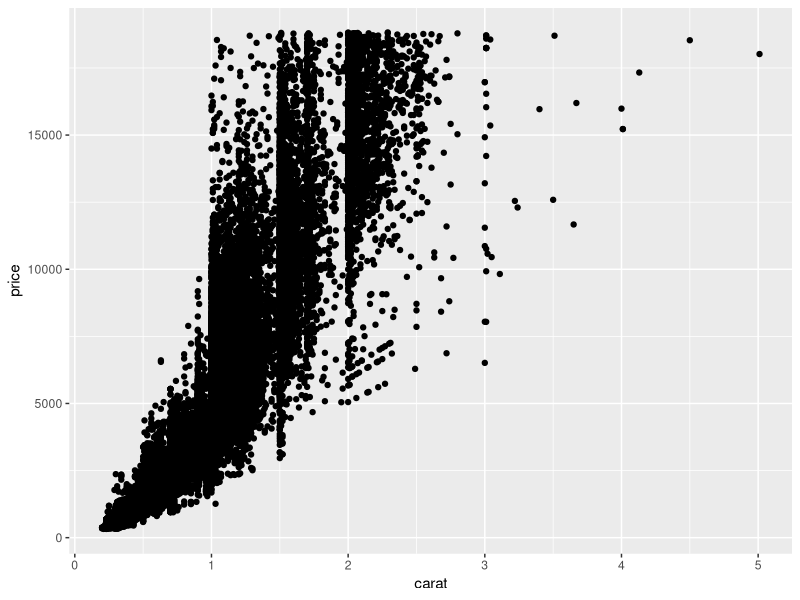
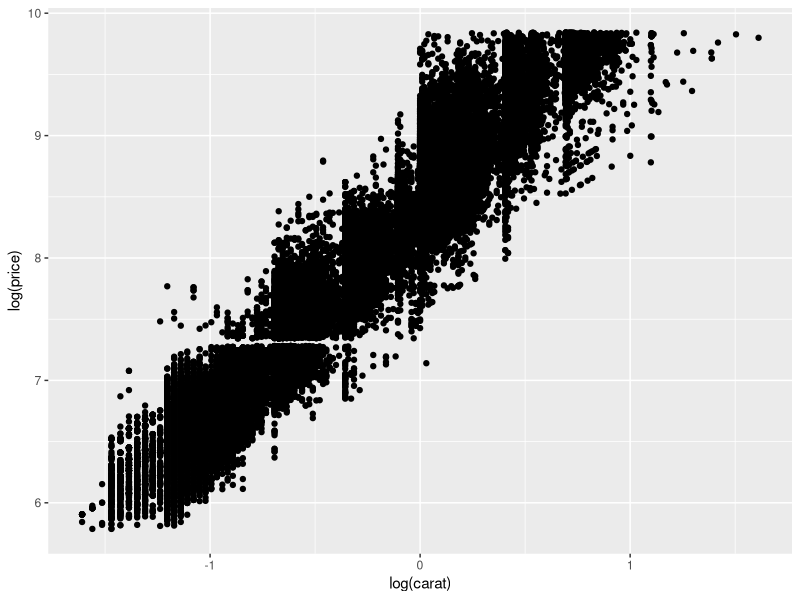
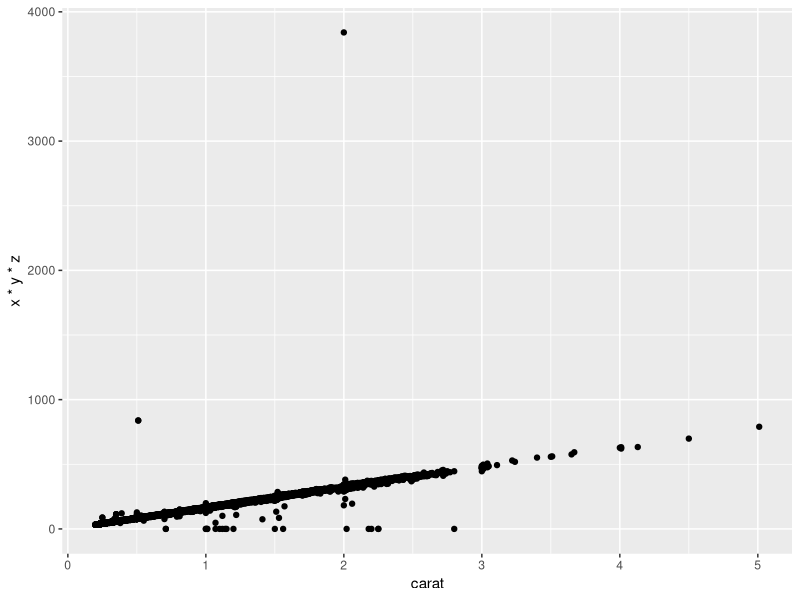
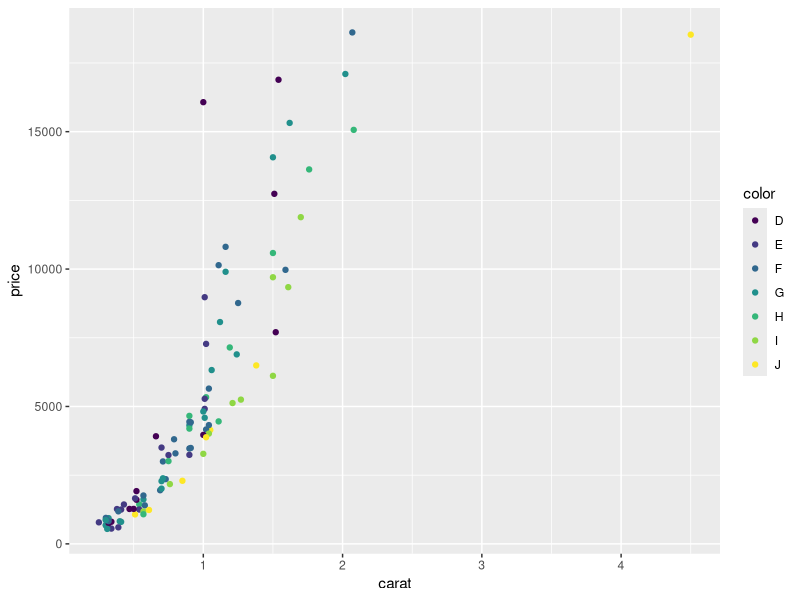
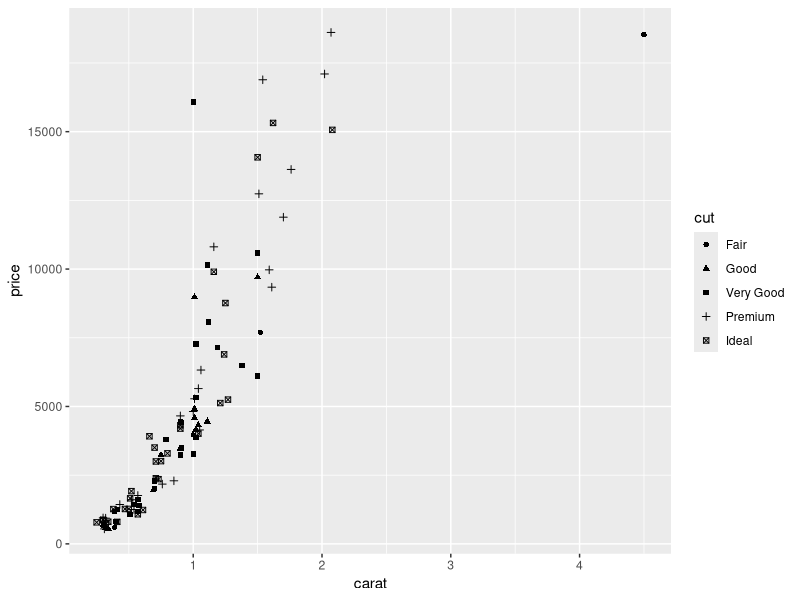
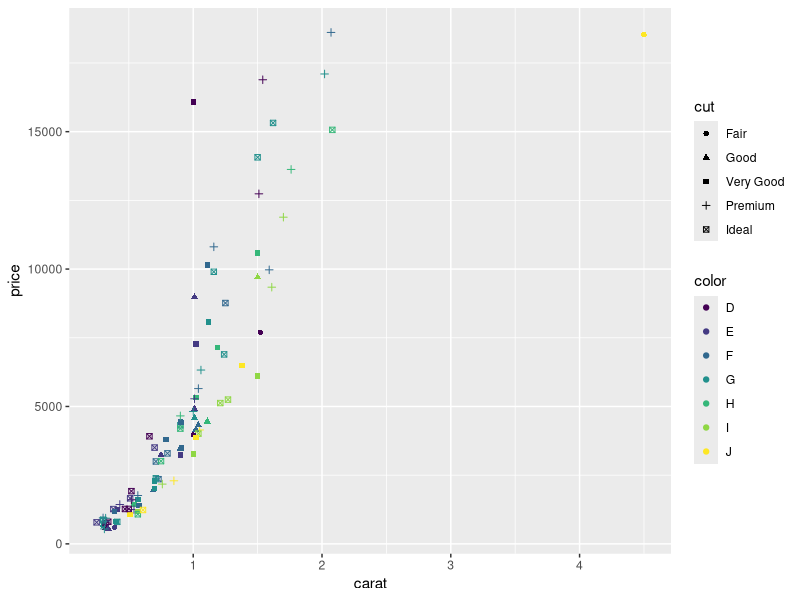
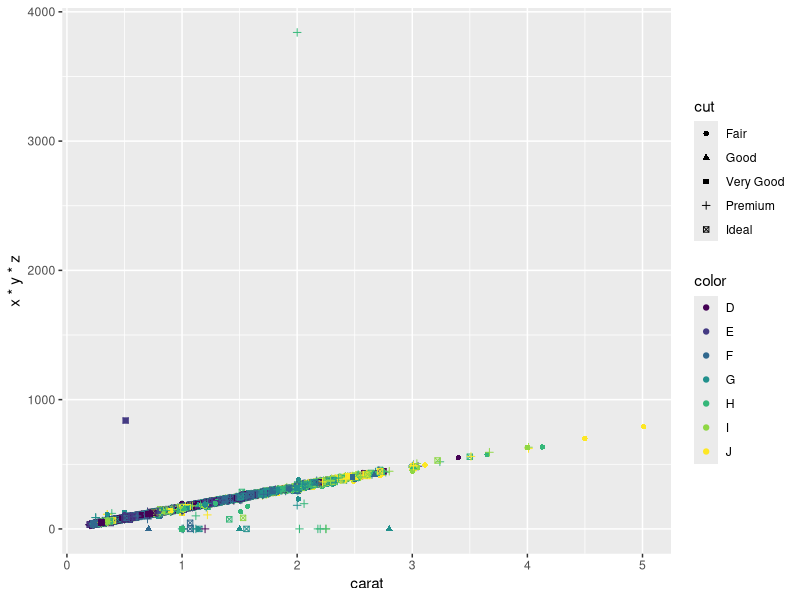
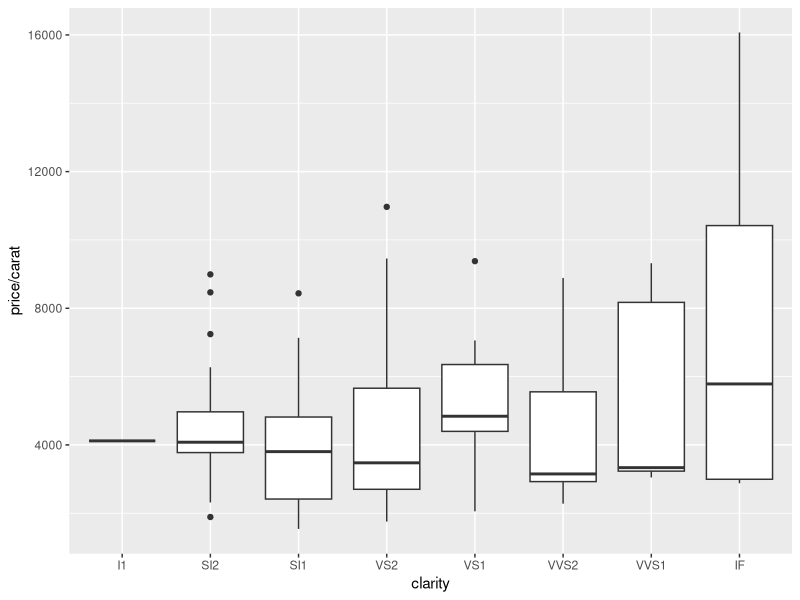

The R source for these figures, in order: (Note: this script raises an error after producing the figures.)
library(ggplot2)
library(gridExtra)

set.seed(1410)
head(diamonds)
dsmall <- diamonds[sample(nrow(diamonds), 100), ]
qplot(carat, price, data = diamonds)
qplot(log(carat), log(price), data = diamonds)
qplot(carat, x * y * z, data = diamonds)
qplot(carat, price, data = dsmall, colour = color)
qplot(carat, price, data = dsmall, shape = cut)
qplot(carat, price, data = dsmall, colour = color, shape = cut)
qplot(carat, x * y * z, data = diamonds, colour = color, shape = cut)
qplot(clarity, price / carat, data = dsmall, geom = "boxplot")

qplot(carat, price, data = diamonds, alpha = I(1/10))
qplot(carat, price, data = diamonds, alpha = I(1/100))
qplot(carat, price, data = diamonds, alpha = I(1/200))
qplot(price, data = dsmall, geom = "histogram")
qplot(price, data = diamonds, geom = "freqpoly")
qplot(price, data = diamonds, geom = "density")

qplot(carat, price, data = dsmall, geom = c("point","smooth"))
qplot(carat, price, data = diamonds, geom = c("point","smooth"))

library(mgcv)

qplot(carat, price, data = dsmall, geom = c("point")) + stat_smooth(method = "lm", formula = y ~ x + I(x ^ 2), size = 1)
qplot(carat, price, data = dsmall, geom = c("point")) + stat_smooth(method = "gam", formula = y ~ s(x))

qplot(carat, price, data = dsmall, geom = c("point")) +
  stat_smooth(method = "lm", formula = y ~ x + I(x ^ 2), size = 1) +
  stat_smooth(method = "gam", formula = y ~ s(x))
qplot(carat, price, data = dsmall, geom = c("point")) +
  stat_smooth(method = "gam", formula = y ~ s(x), span = 0.01) +
  stat_smooth(method = "gam", formula = y ~ s(x), span = 1.0)
?stat_smooth

qplot(color, price, data = diamonds, geom = "jitter", alpha = I(1/5))
qplot(color, price, data = diamonds, geom = "jitter", alpha = I(1/50))
qplot(color, price, data = diamonds, geom = "jitter", alpha = I(1/200))
qplot(color, price, data = diamonds, geom = "boxplot")

qplot(price, data = diamonds, geom = "density")
qplot(price, data = diamonds, geom = "freqpoly")
qplot(price, data = diamonds, geom = "histogram")
qplot(price, data = diamonds, geom = "histogram", binwidth = 100) # Ha, there is a price that is rare at around 1000
qplot(price, data = diamonds, geom = "histogram", binwidth = 100, fill = color) # Ha, there is a price that is rare at around 1000
qplot(price, data = diamonds, geom = "histogram", binwidth = 100, fill = cut) # Ha, there is a price that is rare at around 1000

qplot(date, unemploy / pop, data = economics, geom = "line")
qplot(date, uempmed, data = economics, geom = "line")
year <- function(x) { as.POSIXlt(x)$year + 1900 }
qplot(unemploy / pop, uempmed, data = economics, geom = c("point", "path"))
qplot(unemploy / pop, uempmed, data = economics, geom = c("point", "path"), color = year(date))
#qplot(unemploy / pop, uempmed, data = economics, geom = c("point", "path"), color = year(date)) + scale_area()


qplot(carat, data = diamonds, facets = color ~ ., geom = "histogram", binwidth = 0.1, xlim = c(0,3))
qplot(carat, ..density.., data = diamonds, facets = color ~ ., geom = "histogram", binwidth = 0.1, xlim = c(0,3))



library(plyr)

# Select the smallest diamond for each color
ddply(diamonds, .(color), subset, carat == min(carat))

ddply(diamonds, .(color), subset, carat == max(carat))

ddply(diamonds, .(cut), subset, price == max(price))

# Select the two smallest diamonds per color
ddply(diamonds, .(color), subset, order(carat) <= 2)
ddply(diamonds, .(color), subset, order(carat) < 3)

# Select the 1% largest diamonds per color
ddply(diamonds, .(color), subset, carat > quantile(carat, 0.99))

ddply(diamonds, .(cut), subset, price > quantile(price, 0.999))

# Select all diamonds bigger than the group average per color
ddply(diamonds, .(color), subset, price > mean(price))


str(msleep)


qplot(color, carat, data = dsmall, geom = "boxplot", ylim = c(0,3), fill = color)

qplot(carat, price, data = dsmall, geom = "point", color = color) + stat_summary()
?


d <- ggplot(mtcars, aes(cyl, mpg)) + geom_point()
#d + geom_linerange()
library(Hmisc)
d + stat_summary(fun.data = "mean_cl_boot", colour = "red", size = 2)
d + stat_summary(fun.data = "mean_se", colour = "red", size = 2)
d + stat_summary(fun.data = "mean_se", colour = "red", size = 2, geom = "point")
?stat_summary


ggplot(mtcars, aes(cyl, mpg)) + geom_point()




df <- data.frame(
  trt = factor(c(1, 1, 2, 2)),
  resp = c(1, 5, 3, 4),
  group = factor(c(1, 2, 1, 2)),
  upper = c(1.1, 5.3, 3.3, 4.2),
  lower = c(0.8, 4.6, 2.4, 3.6)
)
df
ggplot(df, aes(trt, resp, colour = group))


ggplot(mpg, aes(displ, hwy)) +
  geom_point() +
  geom_smooth()





df <- data.frame(
  t = rep(seq(0.0,1.0,0.2), times = 2),
  N = c(c(0.3,0.5, 0.5, 0.7,1.0,1.0),c(0.2,0.6, 0.7, 0.8,1.0,1.0))
)
df
qplot(t, N, data = df, geom = c("point","smooth"))
